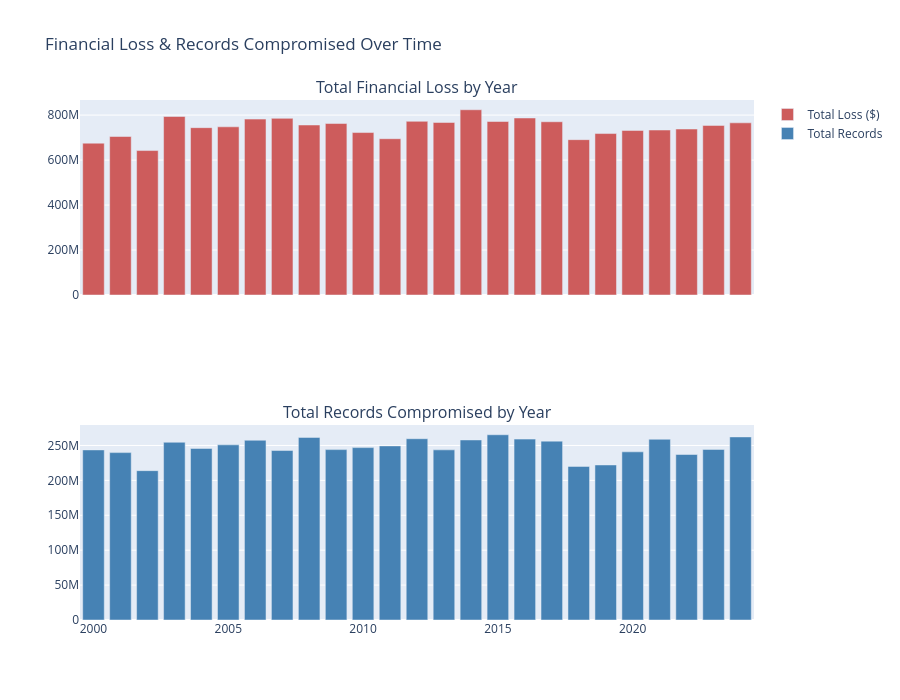

Notebook code cell kept with this figure:
### Code cell
# Yearly financial loss and records trend
yearly_loss = df.groupby('Year').agg(
    total_loss=('Financial Loss', 'sum'),
    avg_loss=('Financial Loss', 'mean'),
    total_records=('Records Compromised', 'sum')
).reset_index()

fig = make_subplots(rows=2, cols=1, shared_xaxes=True,
                    subplot_titles=('Total Financial Loss by Year', 'Total Records Compromised by Year'))

fig.add_trace(go.Bar(x=yearly_loss['Year'], y=yearly_loss['total_loss'],
                     name='Total Loss ($)', marker_color='indianred'), row=1, col=1)
fig.add_trace(go.Bar(x=yearly_loss['Year'], y=yearly_loss['total_records'],
                     name='Total Records', marker_color='steelblue'), row=2, col=1)

fig.update_layout(height=700, title_text='Financial Loss & Records Compromised Over Time', showlegend=True)
fig.show()

### Figure 1 — Plotly figure (JSON) as saved in the notebook; plotly's stock layout.template omitted (floating-point values rounded to 4 significant figures)
{"data": [{"marker": {"color": "indianred"}, "name": "Total Loss ($)", "type": "bar", "x": [2000, 2001, 2002, 2003, 2004, 2005, 2006, 2007, 2008, 2009, 2010, 2011, 2012, 2013, 2014, 2015, 2016, 2017, 2018, 2019, 2020, 2021, 2022, 2023, 2024], "xaxis": "x", "y": [675200000.0, 704800000.0, 642400000.0, 793700000.0, 744200000.0, 747900000.0, 782200000.0, 785600000.0, 756000000.0, 762500000.0, 722500000.0, 695000000.0, 772300000.0, 767300000.0, 823800000.0, 771500000.0, 787200000.0, 770400000.0, 690800000.0, 718000000.0, 731900000.0, 733600000.0, 738100000.0, 754100000.0, 765600000.0], "yaxis": "y"}, {"marker": {"color": "steelblue"}, "name": "Total Records", "type": "bar", "x": [2000, 2001, 2002, 2003, 2004, 2005, 2006, 2007, 2008, 2009, 2010, 2011, 2012, 2013, 2014, 2015, 2016, 2017, 2018, 2019, 2020, 2021, 2022, 2023, 2024], "xaxis": "x2", "y": [243653475, 239775709, 213942970, 254591040, 245708827, 250922361, 257471826, 242772842, 261544866, 244062118, 246941751, 249408614, 259665422, 243706902, 257907280, 265362419, 259095883, 256225176, 219991547, 222098412, 240883368, 258893091, 237077351, 244337847, 262248403], "yaxis": "y2"}], "layout": {"annotations": [{"font": {"size": 16}, "showarrow": false, "text": "Total Financial Loss by Year", "x": 0.5, "xanchor": "center", "xref": "paper", "y": 1, "yanchor": "bottom", "yref": "paper"}, {"font": {"size": 16}, "showarrow": false, "text": "Total Records Compromised by Year", "x": 0.5, "xanchor": "center", "xref": "paper", "y": 0.375, "yanchor": "bottom", "yref": "paper"}], "height": 700, "showlegend": true, "title": {"text": "Financial Loss & Records Compromised Over Time"}, "xaxis": {"anchor": "y", "domain": [0, 1], "matches": "x2", "showticklabels": false}, "xaxis2": {"anchor": "y2", "domain": [0, 1]}, "yaxis": {"anchor": "x", "domain": [0.625, 1]}, "yaxis2": {"anchor": "x2", "domain": [0, 0.375]}}}
